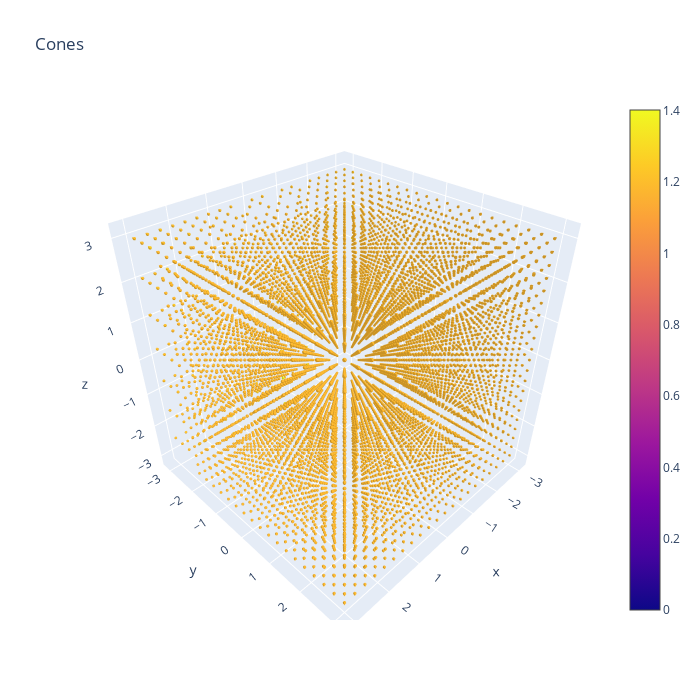

The notebook cell saved with this chart:
### Markdown cell above
# Visualize in/out field from model

### Code cell
def plot_vfield(mat, cutoff = 95, min_max = True):
        x = mat #dataset_test.data[0] 
        x = x.reshape(21, 21, 21, 3)
        u_1, v_1, w_1 = split_and_filter(x, min_max = min_max, cutoff = cutoff)    
        a, b, c = np.meshgrid(
                np.arange(-3, 3.3, 0.3),
                np.arange(-3, 3.3, 0.3),
                np.arange(-3, 3.3, 0.3)
                )

        #max value of each dimension
        max_u = np.max(u_1)
        max_v = np.max(v_1)
        max_w = np.max(w_1)
        print(max_u, max_v, max_w)
        scale = 1

        cones = go.Cone(
                x=a.flatten(), 
                y=b.flatten(), 
                z=c.flatten(), 
                u=u_1 * scale,
                v=v_1 * scale, 
                w=w_1 * scale)
                #sizeref=0.5,)
                #opacity=0.0) 
                
        layout = go.Layout(
                title='Cones',
                width=700,
                height=700,
                        #sizeref=0.5,
                        #anchor='tail'
                )

        fig = go.Figure(data=cones,layout=layout)
        iplot(fig)


plot_vfield(dataset_test.data[1], cutoff = 90, min_max = True)
#fig.show()
#fig.write_html("cones_.html")

### Figure 1 — Plotly figure (JSON) as saved in the notebook; plotly's stock layout.template omitted (floating-point values rounded to 4 significant figures; data arrays with more than 128 entries replaced by an {"elided": "..."} marker saying what was removed)
{"data": [{"type": "cone", "u": {"elided": "9261 float values"}, "v": {"elided": "9261 float values"}, "w": {"elided": "9261 float values"}, "x": {"elided": "9261 float values"}, "y": {"elided": "9261 float values"}, "z": {"elided": "9261 float values"}}], "layout": {"height": 700, "title": {"text": "Cones"}, "width": 700}}
